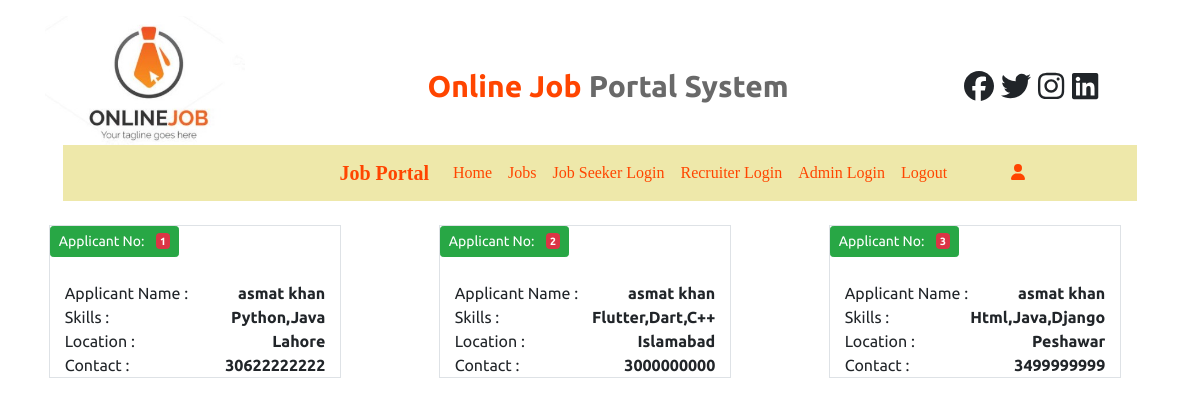
/applicantdetail/, run on the app's committed database.
### job/models.py (models this page shows, shortened)
class Applicant(models.Model):
    name=models.ForeignKey(StudentUser,on_delete=models.CASCADE)
    skills=models.CharField(max_length=100)
    mobile=models.IntegerField()
    city=models.CharField(max_length=100)
    applied_job=models.ForeignKey(Job,on_delete=models.CASCADE)

class StudentUser(models.Model):
    user=models.ForeignKey(User, on_delete=models.CASCADE)
    mobile=models.CharField(max_length=15,null=True)
    image=models.FileField(null=True)
    gender=models.CharField(max_length=15,null=True)
    typ=models.CharField(max_length=20,null=True)

### job/views.py (the view)
# urls.py: path('applicantdetail/',applicant_details,name='appdetail'),
def applicant_details(request):
    applicant=Applicant.objects.all()
    return render(request,'app_detail.html',{'applicants':applicant})

### job/templates/app_detail.html
{% load static %}
{% block body %}
{% include 'navigation.html' %}
<div class="container-fluid row">
{% for app in applicants %}
<div class="col-md-3 border container-fluid mt-4">
    <button type="button" class="btn btn-success btn-sm row justify-content-center">
        Applicant No: <span class="badge badge-danger ml-2">{{forloop.counter}}</span>
      </button>
      <br>
      <br>
    <span>Applicant Name : </span><b class="float-right">{{app.name.user.first_name}} {{app.name.user.last_name}}</b>
    <br>
    <span>Skills : </span><b class="float-right">{{app.skills}}</b>
    <br>
    <span>Location : </span><b class="float-right">{{app.city}}</b>
    <br>
    <span>Contact : </span><b class="float-right">{{app.mobile}}</b>
</div>
{% endfor %}
</div>
{% endblock body %}

### job/static/style.css (style rules this page uses)
html { font-family: 'Montserrat', sans-serif; }
body { font-family: 'Montserrat', sans-serif; }
html { font-family: 'Montserrat', sans-serif; scroll-behavior: smooth; }

### data on the page
Applicant: name.user.first_name "asmat", name.user.last_name "khan", skills "Python,Java", city "Lahore", mobile "30622222222"
Applicant: name.user.first_name "asmat", name.user.last_name "khan", skills "Flutter,Dart,C++", city "Islamabad", mobile "3000000000"
Applicant: name.user.first_name "asmat", name.user.last_name "khan", skills "Html,Java,Django", city "Peshawar", mobile "3499999999"
